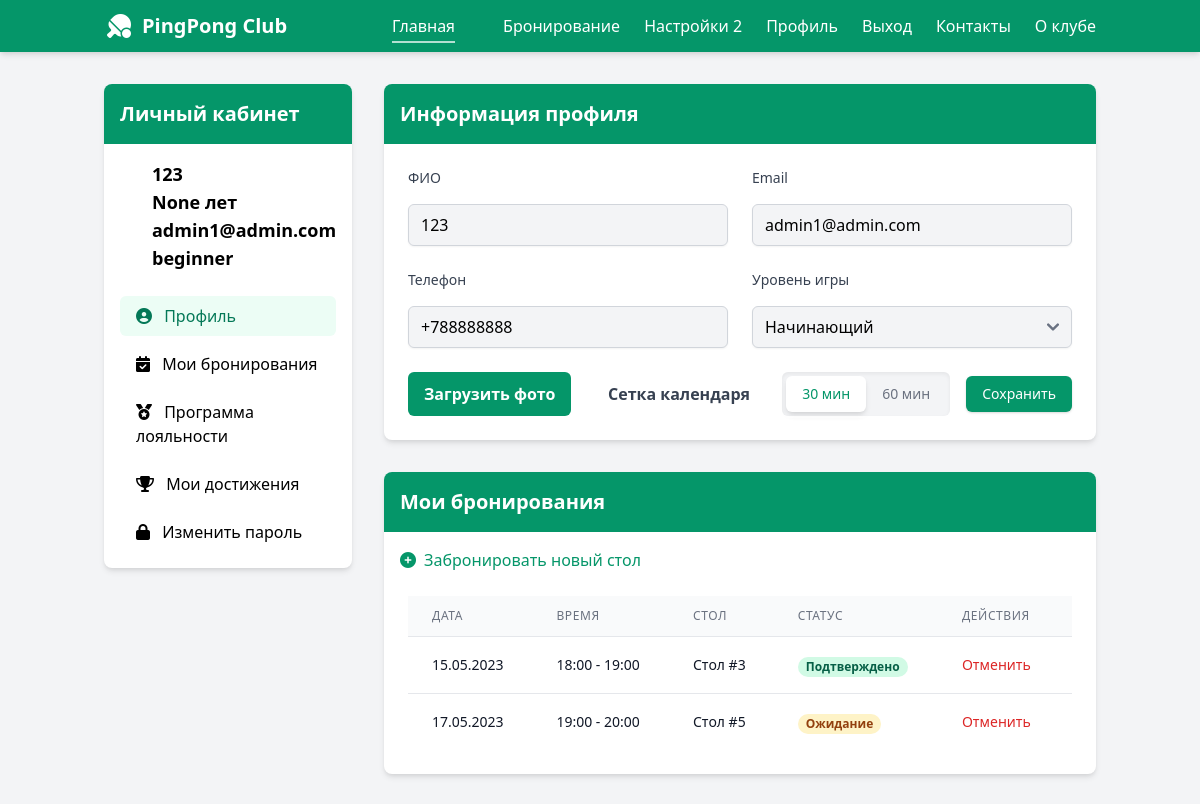
The app's page /accounts/profile/ (signed in, upper part), older data.
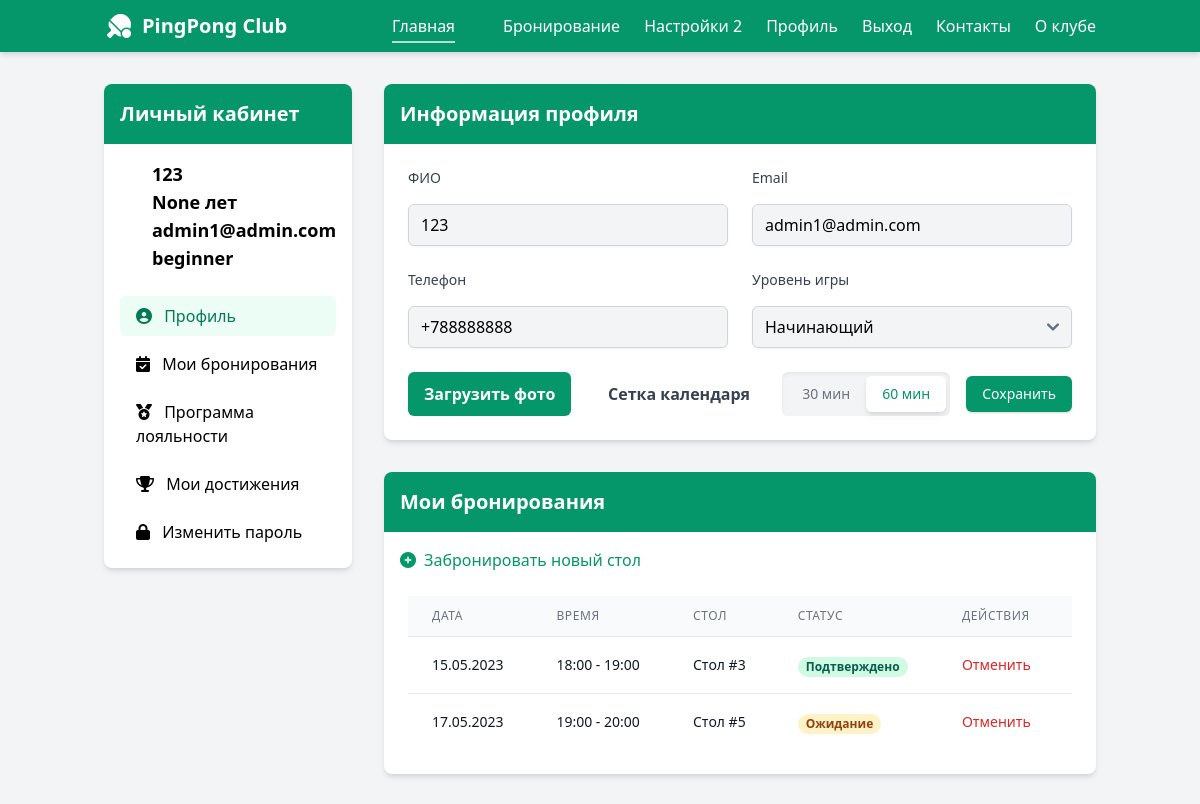
The same page, newer data.
### accounts/views.py (the view, shortened to what this page needs)
# urls.py: path("profile/", ProfileView.as_view(), name="profile"),
class ProfileView(LoginRequiredMixin, TemplateView):
    template_name = 'accounts/profile.html'
    def get_context_data(self, **kwargs):
        context = super().get_context_data(**kwargs)
        user = self.request.user
        context['user'] = user
        context['profile_form'] = ProfileUpdateForm(instance=user)
        context['password_form'] = PasswordChangeForm(user=user)
        context['slot_view_mode'] = user.slot_view_mode or 60
        context['bookings'] = [
            {
                'date': '15.05.2023',
                'time': '18:00 - 19:00',
                'table': 'Стол #3',
                'status': 'Подтверждено',
                'status_class': 'bg-green-100 text-green-800'
            },
            {
                'date': '17.05.2023',
                'time': '19:00 - 20:00',
                'table': 'Стол #5',
                'status': 'Ожидание',
                'status_class': 'bg-yellow-100 text-yellow-800'
            }
        ]
        context['loyalty_data'] = {
            'current_level': 'Старт',
            'current_points': 150,
            'points_to_next_level': 850,
            'progress_percent': 15,
            'next_level': 'Серебряный',
            'next_level_points': 1000,
            'current_discount': 0,
            'history': [
                {'date': '15.05.2023', 'description': 'Бронирование стола #1', 'points': 50},
                {'date': '10.05.2023', 'description': 'Бронирование стола #3', 'points': 40},
                {'date': '05.05.2023', 'description': 'Бронирование стола #2', 'points': 60},
            ]
        }
        return context

### templates/accounts/profile.html (shortened to what the changed rows need)
{% extends 'base.html' %}
{% load static %}
{% block content %}
    <main class="container mx-auto px-4 py-8">
        <div class="flex flex-col md:flex-row gap-8">
            <div class="w-full md:w-1/4">
                <div class="bg-white rounded-lg shadow-md overflow-hidden">
                    <div class="bg-green-600 text-white p-4">
                        <h2 class="text-xl font-bold">Личный кабинет</h2>
                    </div>
                </div>
            </div>
            <div class="w-full md:w-3/4">
                <section id="profile-info" class="bg-white rounded-lg shadow-md overflow-hidden mb-8">
                    <div class="bg-green-600 text-white p-4">
                        <h2 class="text-xl font-bold">Информация профиля</h2>
                    </div>
                    <div class="p-6">
                        <form id="profile-form" class="space-y-6">
                            <div class="flex justify-between">
                                <div class="flex items-center space-x-4">
                                    <div class="flex items-center space-x-0 rounded-md bg-gray-100 p-1 shadow-inner">
                                        <button type="button"
                                                data-value="30"
                                                class="slot-view-btn px-4 py-2 rounded-md text-sm font-medium transition-all duration-200
                   {% if user.slot_view_mode == 30 %}bg-white shadow-md text-green-600{% else %}text-gray-500 hover:text-gray-700{% endif %}">
                                            30 мин
                                        </button>
                                        <button type="button"
                                                data-value="60"
                                                class="slot-view-btn px-4 py-2 rounded-md text-sm font-medium transition-all duration-200
                   {% if user.slot_view_mode == 60 or not user.slot_view_mode %}bg-white shadow-md text-green-600{% else %}text-gray-500 hover:text-gray-700{% endif %}">
                                            60 мин
                                        </button>
                                    </div>
                                </div>
                            </div>
                        </form>
                    </div>
                </section>
                <section id="my-bookings" class="bg-white rounded-lg shadow-md overflow-hidden mb-8">
                    <div class="bg-green-600 text-white p-4">
                        <h2 class="text-xl font-bold">Мои бронирования</h2>
                    </div>
                    <div class="p-6">
                        <div class="overflow-x-auto">
                            <table class="min-w-full divide-y divide-gray-200">
                                <thead class="bg-gray-50">
                                <tr>
                                    <th scope="col"
                                        class="px-6 py-3 text-left text-xs font-medium text-gray-500 uppercase tracking-wider">
                                        Дата
                                    </th>
                                    <th scope="col"
                                        class="px-6 py-3 text-left text-xs font-medium text-gray-500 uppercase tracking-wider">
                                        Время
                                    </th>
                                    <th scope="col"
                                        class="px-6 py-3 text-left text-xs font-medium text-gray-500 uppercase tracking-wider">
                                        Стол
                                    </th>
                                    <th scope="col"
                                        class="px-6 py-3 text-left text-xs font-medium text-gray-500 uppercase tracking-wider">
                                        Статус
                                    </th>
                                    <th scope="col"
                                        class="px-6 py-3 text-left text-xs font-medium text-gray-500 uppercase tracking-wider">
                                        Действия
                                    </th>
                                </tr>
                                </thead>
                            </table>
                        </div>
                    </div>
                </section>
            </div>
        </div>
    </main>
{% endblock %}
{% block extrascripts %}
    {{ block.super }}
{% endblock %}

Row changes from the older to the newer data that the page shows:
changed User "None": slot_view_mode 30 → 60 (drawn)
